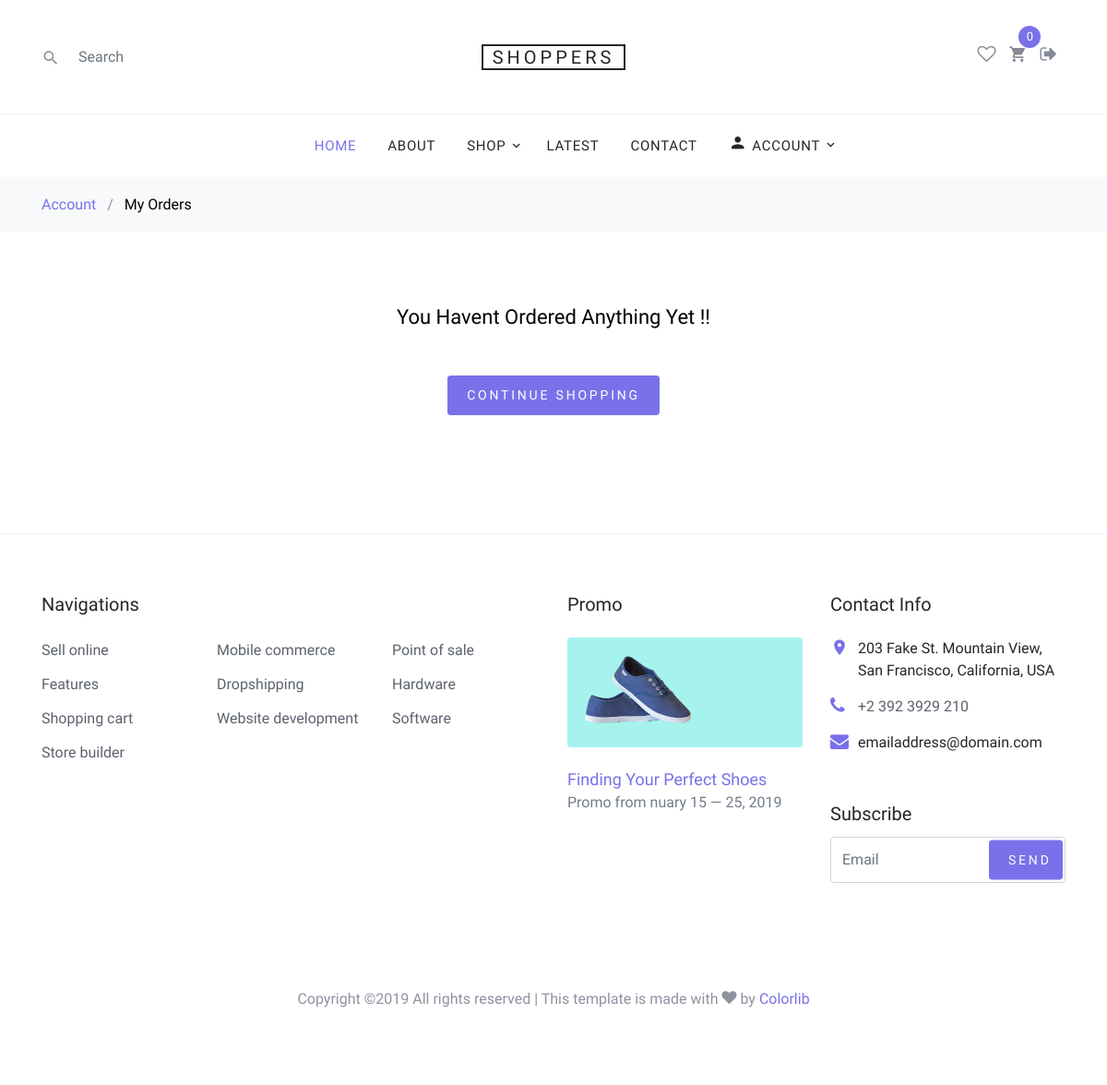
Page /profile/orders/ (signed in) on the earlier database version.
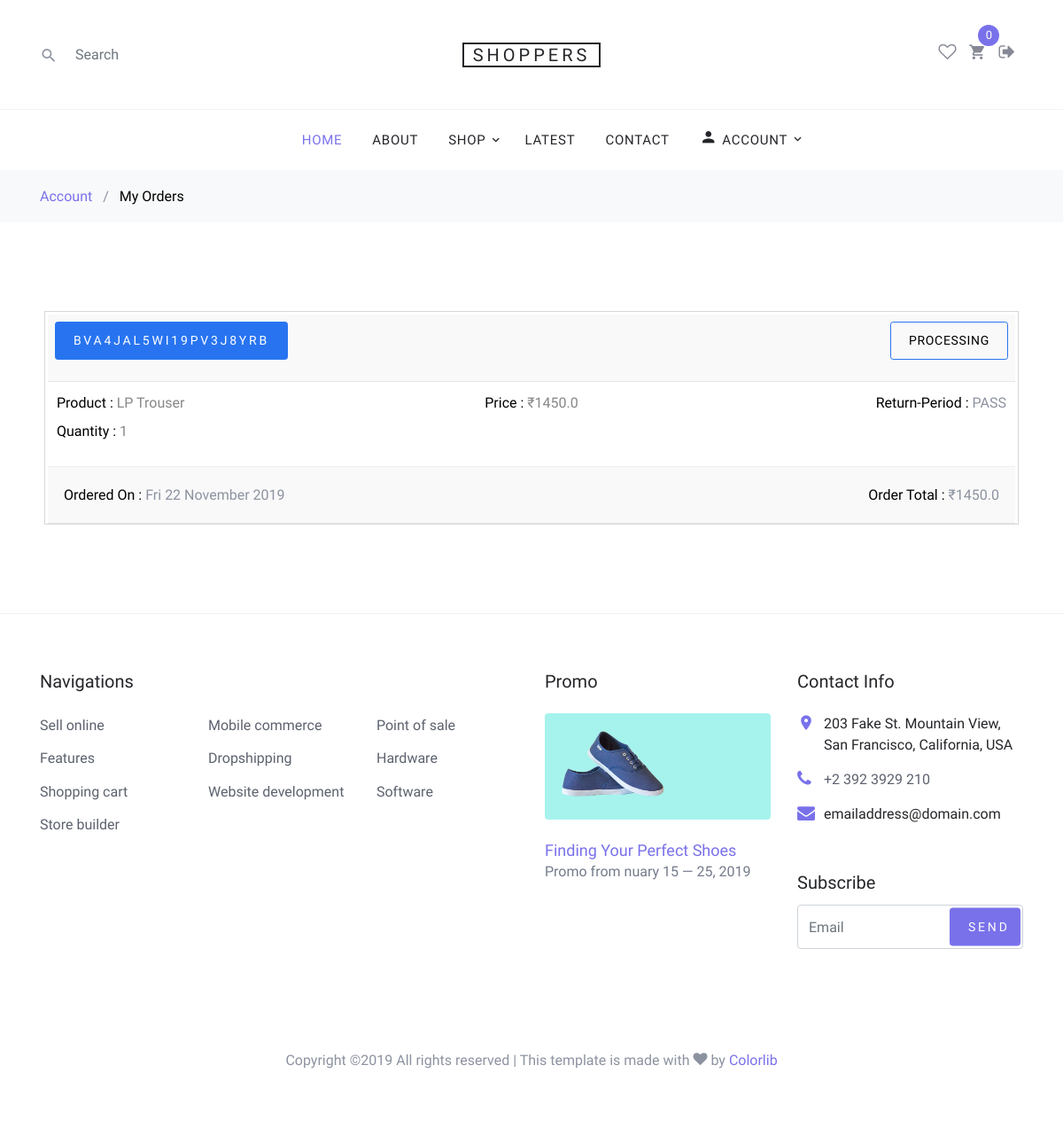
Same page on the later database version.
### core/models.py (models this page shows, shortened)
class Order(models.Model):
    user = models.ForeignKey(settings.AUTH_USER_MODEL,
                             on_delete=models.CASCADE)
    ref_code = models.CharField(max_length=20)
    ordered = models.BooleanField(default=False)
    items = models.ManyToManyField(OrderItem)
    order_started = models.DateTimeField(auto_now_add=True)
    ordered_date = models.DateTimeField()
    billing_address = models.ForeignKey(
        "BillingAddress", on_delete=models.SET_NULL, blank=True, null=True)
    payment = models.ForeignKey(
        "Payments", on_delete=models.SET_NULL, blank=True, null=True)
    status = models.CharField(
        choices=ORDER_STATUS_CHOICES, max_length=3, blank=True, null=True)
    refund_requested = models.BooleanField(default=False)
    refund_granted = models.BooleanField(default=False)
    def get_cart_price(self):
        total = 0
        for order_item in self.items.all():
            total += order_item.get_final_price()
        return total

class OrderItem(models.Model):
    item = models.ForeignKey(Item, on_delete=models.CASCADE)
    user = models.ForeignKey(settings.AUTH_USER_MODEL,
                             on_delete=models.CASCADE
                             )
    ordered = models.BooleanField(default=False)
    quantity = models.IntegerField(default=1)
    def get_total_item_price(self):
        return self.quantity * self.item.price
    def get_final_price(self):
        if self.item.discount_price:
            return self.get_total_discount_price()
        return self.get_total_item_price()

class Item(models.Model):
    title = models.CharField(max_length=130)
    price = models.FloatField()
    discount_price = models.FloatField(blank=True, null=True)
    category = models.CharField(choices=CATEGORY_CHOICES, max_length=2)
    label = models.CharField(choices=LABEL_CHOICES,
                             max_length=2, blank=True, null=True)
    date_added = models.DateTimeField(auto_now_add=True, blank=True, null=True)
    slug = models.SlugField()
    description = models.TextField()
    image = models.ImageField()

### core/views.py (the view)
# urls.py: path('profile/orders/', ProfileOrderView.as_view(), name='my-orders'),
class ProfileOrderView(LoginRequiredMixin, ListView):
    model = Order
    context_object_name = 'orders'
    template_name = 'profile/my_orders.html'
    def get_queryset(self):
        queryset = super(ProfileOrderView, self).get_queryset()
        queryset = queryset.filter(user=self.request.user, ordered=True)
        return queryset

### core/templatetags/cart_template_tags.py (called while the page is built)
@register.filter
def cart_items_count(user):
    if user.is_authenticated:
        qs = Order.objects.filter(user=user, ordered=False)
        if qs.exists():
            return qs[0].items.count()
    return 0

### templates/profile/my_orders.html (shortened to what this page needs)
{% extends "base.html" %}
{% block content %}
<div class="bg-light py-3">
    <div class="container">
        <div class="row">
            <div class="col-md-12 mb-0"><a href="index.html">Account</a> <span class="mx-2 mb-0">/</span> <strong
                    class="text-black">My Orders</strong></div>
        </div>
    </div>
</div>
<div  class="site-section">
    <div class="container">
        <div class="row">
            <div class="col-md-12 text-center">
                <div class="row">
                    {% for order in orders %}
                    <div class="order_container" class="col-md-12">
                        <div class="order_id_con my-auto d-flex justify-content-between bd-highlight mb-3">
                            <div class="p-2 bd-highlight">
                                <p><a style="background-color: #2874f0; border-color: #2874f0;" href="#"
                                        class="btn btn-sm btn-primary">{{ order.ref_code }}</a></p>
                            </div>
                            <div class="p-2 bd-highlight">
                                <a  class="track_btn btn btn-outline-primary btn-sm btn-block" >
                                    {{ order.get_status_display }}
                                </a>
                            </div>
                        </div>
                        {% for order_item in  order.items.all %}
                        <div class="order_details">
                            <div class="row mb-3">
                                <div style="text-align: left;" class="col-md-4">
                                    <div style="margin-bottom: 5px;">
                                        <h6>Product : </h6><span> {{ order_item.item.title }}</span><br>
                                    </div>
                                    <h6>Quantity : </h6><span> {{ order_item.quantity}}</span>
                                </div>
                                <div style="text-align: center;" class="col-md-4">
                                    <h6>Price : </h6><span> ₹{{ order_item.item.price }}</span>
                                </div>
                                <div style="text-align: right;" class="col-md-4">
                                    <h6>Return-Period : </h6> PASS
                                </div>
                            </div>
                        </div>
                        {% endfor %}
                        <div class="order_summary">
                            <div class="d-flex my-auto justify-content-between bd-highlight mb-3">
                                <div class="p-2 bd-highlight">
                                    <h6>Ordered on : </h6><span> {{ order.ordered_date|date:"D d F Y"  }}</span>
                                </div>
                                <div class="p-2 bd-highlight">
                                    <h6>Order total : </h6><span> ₹{{ order.get_cart_price }}</span>
                                </div>
                            </div>
                        </div>
                    </div>
                    {% empty %}
                    <div class="text-center col-md-12">
                        <h6 style="font-size:22px; font-weight: 100">you havent ordered anything yet !! </h6>
                        <div class="mt-5 mb-5">
                            <button onclick="window.location='/'" class="btn btn-primary btn-sm"> Continue Shopping
                            </button>
                        </div>
                    </div>
                    {% endfor %}
                </div>
            </div>
        </div>
    </div>
</div> {% endblock content %}

Differences in the rows shown:
added Order: ref_code "BVA4JAL5WI19PV3J8YRB", status "PROCESSING", ordered_date "Fri 22 November 2019", get_cart_price "1450.0"
added OrderItem: item "LP Trouser", quantity "1", item.price "1450.0"
Other differences:
text no longer shown: "You Havent Ordered Anything Yet !! CONTINUE SHOPPING"
